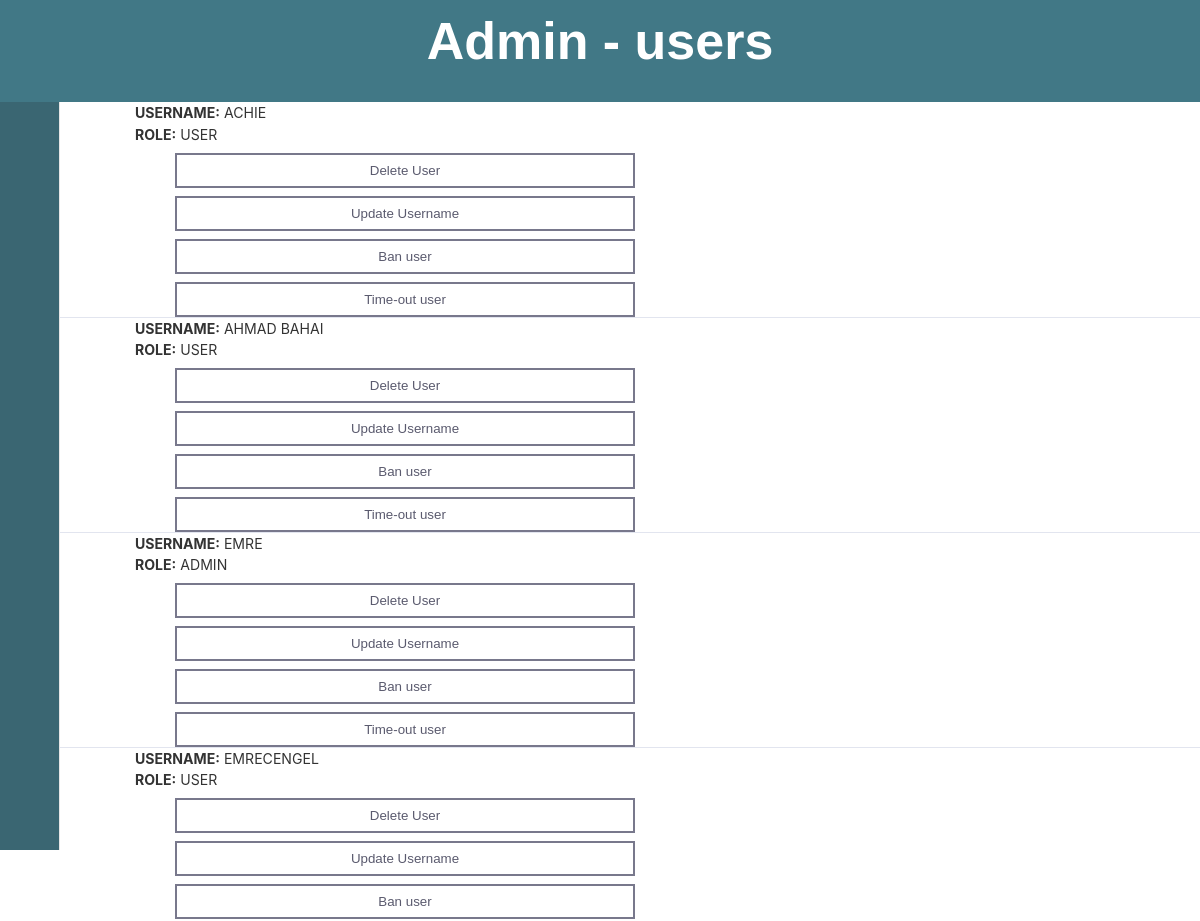
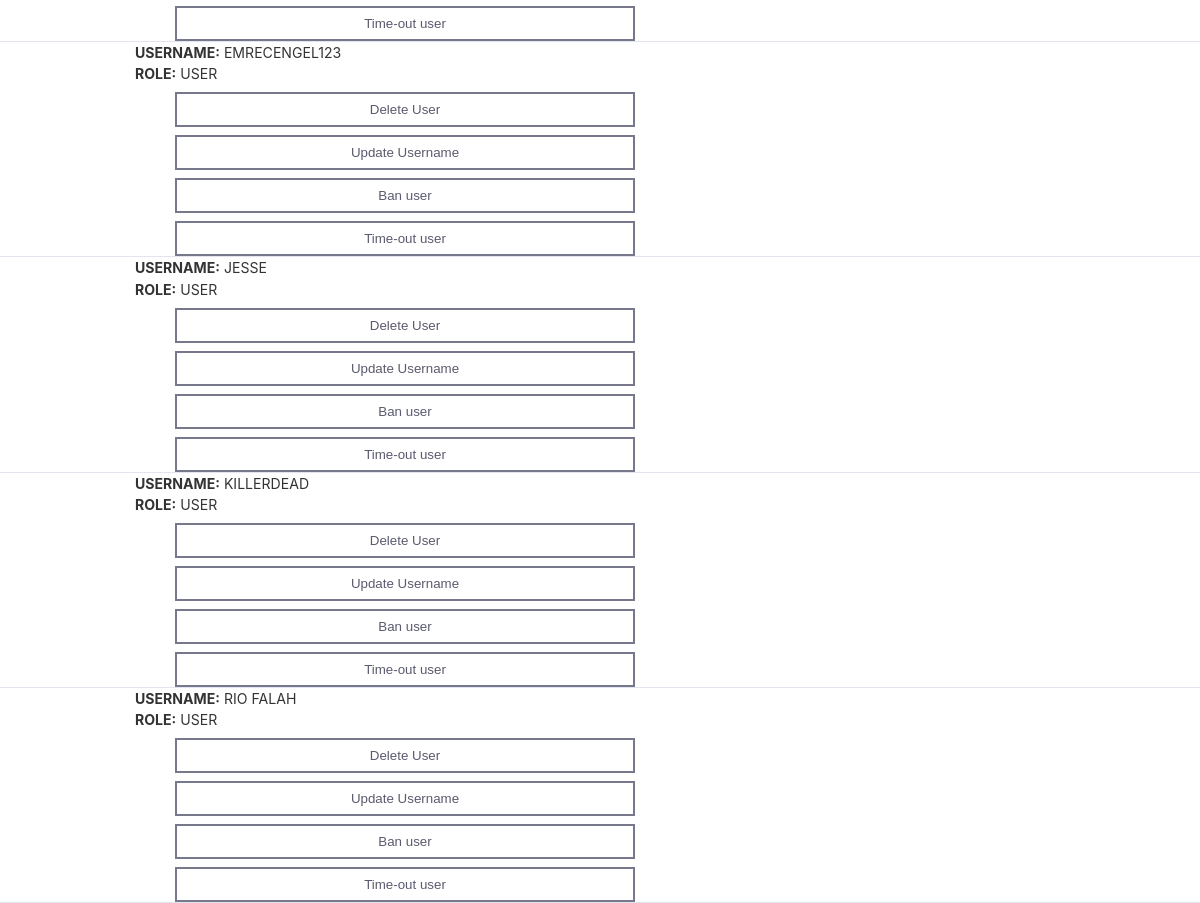
Before: /website-dashboard/admin-dashboard.php (signed in) with the older database file (2 pictures, top to bottom).
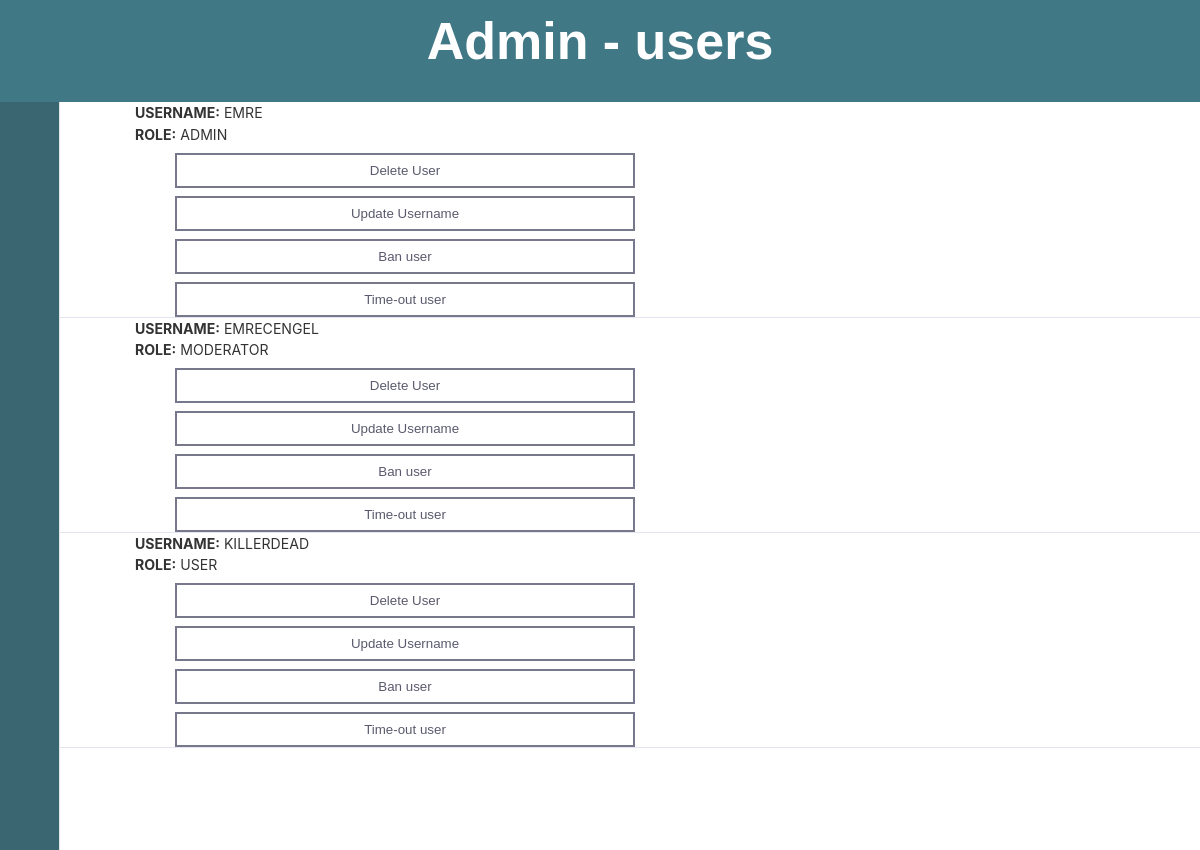
After: the same page with the newer database file.
### tables this page shows
CREATE TABLE `user` (
  `username` varchar(255) NOT NULL,
  `password` varchar(255) NOT NULL,
  `userRole` varchar(30) NOT NULL DEFAULT 'user',
  `isbanned` tinyint(1) NOT NULL,
  `bannedUntil` timestamp NOT NULL DEFAULT current_timestamp() ON UPDATE current_timestamp()
);

### website-dashboard/admin-dashboard.php (the view, shortened to what this page needs)
<!DOCTYPE html>
<html lang="en">
<html>
  <head>
    <link rel="stylesheet" href="/css/style.css">
    <link rel="stylesheet" href="/css/Framework.css">
  </head>
  <body>
  <section class="overons-head bg-primary">
        <div class="container grid grid-1 absolute">
            <div>
                <h1 class="text-center xl">Admin - users</h1>
            </div>
        </div>
    </section>
  <nav class="main-menu">
            <ul>
                <li>
                    <a href="./admin-dashboard.php">
                        <i class="fa fa-home"></i>
                    </a>
                </li>
                <li class="has-subnav">
                    <a href="./admin-postpage.php">
                        <i class="fa fa-laptop fa-2x"></i>
                    </a>
                </li>
                <li class="has-subnav">
                    <a href="./admin-dashboard-update-roles.php">
                       <i class="fa fa-list fa-2x"></i>
                    </a>
                </li>
                <li class="has-subnav">
                    <a href="./admin-dashboard-banappeals.php">
                       <i class="fa fa-list fa-2x"></i>
                    </a>
                </li>
            </ul>
            <ul class="logout">
                <li>
                   <a href="/api/logout.php">
                         <i class="fa fa-power-off fa-2x"></i>
                    </a>
                </li>
            </ul>
        </nav>
        <?php
            include "../api/config.php";
                $user_query = "select * from user";
                $users = mysqli_query($db, $user_query);
                $row = mysqli_fetch_assoc($users);
            if ($row === 0){
                echo"
                <br>
                <div class=\"container text-center\">
                    <h3>No Posts Available</h3>
                </div>
                ";
            }
            else {
                foreach($users as $post){
                    $username = $post['username'];
                    $userrol = $post['userRole'];
                    echo "
                    <section class='card-header-admin'>
                    <div class=\"container\">
                    <b>username:</b> $username
                    <div>
                    <b>Role:</b> $userrol
                    </div>
                    <form class='container grid' action='/api/delete-user.php' method='post'>
                    <button class='button-solved ' name='username' value='".$post['username']."'>Delete User</button>
                    </form>
                    <form class='container grid grid-2' action='./admin-update-users.php' method='get'>
                    <button class='button-solved ' name='old_username' value='".$post['username']."'>Update Username</button>
                    </form>
                    </form>
                    <form class='container grid grid-2' action='/api/ban-script.php' method='post'>
                    <button class='button-solved ' name='username' value='".$post['username']."'>Ban user</button>
                    </form>
                    <form class='container grid grid-2' action='/api/tempban.php' method='post'>
                    <button class='button-solved ' name='username' value='".$post['username']."'>Time-out user</button>
                    </form>
                    </div>
                    </section>
                    ";
                }
            }
        ?>
  </body>
    </html>

Changed rows visible on the page:
removed user: username "ACHIE", userRole "USER"
removed user: username "AHMAD BAHAI", userRole "USER"
removed user: username "EMRECENGEL123", userRole "USER"
removed user: username "JESSE", userRole "USER"
removed user: username "RIO FALAH", userRole "USER"
changed user "EMRECENGEL": userRole "USER" → "MODERATOR"
